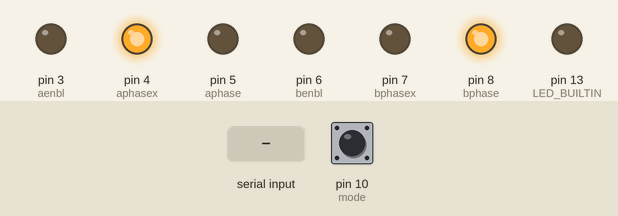
Simulated run of this sketch. Board: Arduino Nano, built with avr-gcc and run on an emulated ATmega328P. Shown: output pins drawn as LEDs (lit = HIGH). Inputs (shaded band) come from the test bench; at power-on: pin 10 (mode) LOW. What the sketch prints to the serial monitor is not drawn.

Above: at 1.7 s.
1.8 s: "F" received over Serial
At 3.0 s:
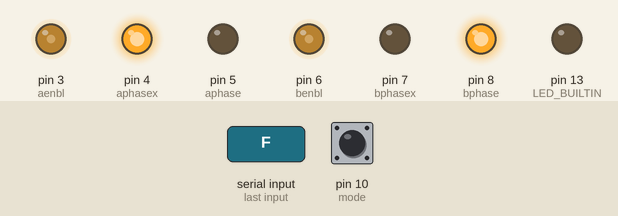
3.3 s: "B" received over Serial
At 4.5 s:
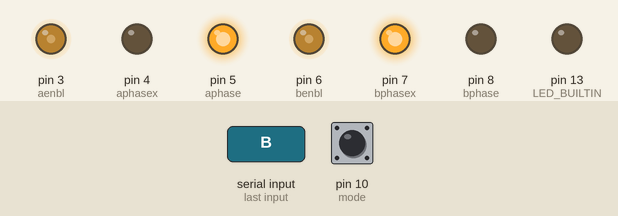
4.8 s: pin 10 (mode) pulled HIGH for 0.15 s
At 5.6 s:
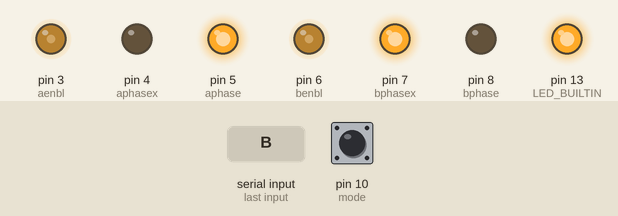
Timing chart, 0 to 16.7 s (numbered marks = the images above; inputs shaded):
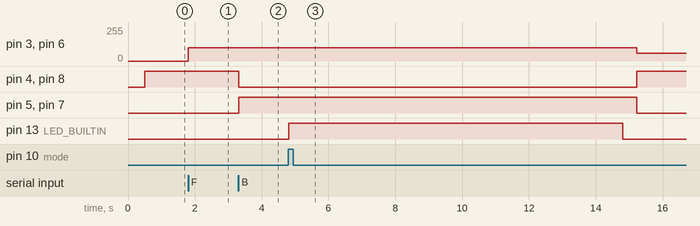

The sketch:

line_follower_2.ino
```cpp
#include <QTRSensors.h>
QTRSensors qtr;
const uint8_t SensorCount = 8;
uint16_t sensorValues[SensorCount];

float Kp = 2.0; //set up the constants value
float Ki = 0.18;
float Kd = 0.35;
int P;
int I;
int D;

int lastError = 0;

//Increasing the maxspeed can damage the motors - at a value of 255 the 6V motors will receive 7,4 V
const uint8_t maxspeeda = 60;
const uint8_t maxspeedb = 60;
const uint8_t basespeeda = 100;
const uint8_t basespeedb = 100;

//Set up the drive motor carrier pins
int bphasex=7;
int bphase = 8;
int benbl = 6;

int aphase = 5;
int aphasex=4;
int aenbl = 3;

int mode=10;

char t;

boolean Ok = false;
void setup() {
  Serial.begin(9600);
  qtr.setTypeAnalog();
  //Set up the sensor array pins
  qtr.setSensorPins((const uint8_t[]){A0, A1, A2, A3, A4, A5, A6, A7}, SensorCount);
  qtr.setEmitterPin(2);//LEDON PIN

  pinMode(aphasex, OUTPUT);
  pinMode(aphase, OUTPUT);
  pinMode(aenbl, OUTPUT);
  pinMode(bphase, OUTPUT);
  pinMode(bphasex, OUTPUT);
  pinMode(benbl, OUTPUT);

  pinMode(mode, INPUT);


  delay(500);
  pinMode(LED_BUILTIN, OUTPUT);


  forward_brake(0, 0);
}

void calibration() {
  digitalWrite(LED_BUILTIN, HIGH);
  for (uint16_t i = 0; i < 400; i++)
  {
    qtr.calibrate();
  }
  digitalWrite(LED_BUILTIN, LOW);
}

void loop() {
  int Mode=digitalRead(mode);
  if(Mode==1){
    while (Ok == false) { //the loop won't start until the robot is calibrated
      calibration(); //calibrate the robot for 10 seconds
      Ok = true;
  }
    PID_control();
     Serial.println("Maze robot");
  }
  else{
    Serial.println("BLE robot");
    if(Serial.available()){
  t = Serial.read();
  Serial.println(t);
  if(t == 'F'){            //move forward(all motors rotate in forward direction)
  forward();
}

else if(t == 'B'){
  back();
}
else if(t == 'L'){
  left();
}
else if(t == 'R'){
  right();
}
else if(t == 'S'){
  stops();
}
}
  }
  /*
  else {
    forward_brake(0,0);
  }*/
}
void forward_brake(int posa, int posb) {
  //set the appropriate values for aphase and bphase so that the robot goes straight
  digitalWrite(aphase, LOW);
  digitalWrite(aphasex, HIGH);
  digitalWrite(bphase, HIGH);
  digitalWrite(bphasex, LOW);
  analogWrite(aenbl, posa);
  analogWrite(benbl, posb);
}
void forward() {
  //set the appropriate values for aphase and bphase so that the robot goes straight
  digitalWrite(aphase, LOW);
  digitalWrite(aphasex, HIGH);
  digitalWrite(bphase, HIGH);
  digitalWrite(bphasex, LOW);
  analogWrite(aenbl, 100);
  analogWrite(benbl, 100);
}
void back() {
  //set the appropriate values for aphase and bphase so that the robot goes straight
  digitalWrite(aphase, HIGH);
  digitalWrite(aphasex, LOW);
  digitalWrite(bphase, LOW);
  digitalWrite(bphasex, HIGH);
  analogWrite(aenbl, 100);
  analogWrite(benbl, 100);
}
void left() {
  //set the appropriate values for aphase and bphase so that the robot goes straight
  digitalWrite(aphase, LOW);
  digitalWrite(aphasex, HIGH);
  digitalWrite(bphase, HIGH);
  digitalWrite(bphasex, LOW);
  analogWrite(aenbl, 0);
  analogWrite(benbl, 100);
}
void right() {
  //set the appropriate values for aphase and bphase so that the robot goes straight
  digitalWrite(aphase, LOW);
  digitalWrite(aphasex, HIGH);
  digitalWrite(bphase, HIGH);
  digitalWrite(bphasex, LOW);
  analogWrite(aenbl, 100);
  analogWrite(benbl, 0);
}
void stops() {
  //set the appropriate values for aphase and bphase so that the robot goes straight
  digitalWrite(aphase, HIGH);
  digitalWrite(aphasex, LOW);
  digitalWrite(bphase, LOW);
  digitalWrite(bphasex, HIGH);
  analogWrite(aenbl, 0);
  analogWrite(benbl, 0);
}
void PID_control() {
  uint16_t position = qtr.readLineBlack(sensorValues);

  // print the sensor values as numbers from 0 to 1000, where 0 means maximum
  // reflectance and 1000 means minimum reflectance, followed by the line
  // position
  for (uint8_t i = 0; i < SensorCount; i++)
  {
    Serial.print(sensorValues[i]);
    delay(50);
    Serial.print('\t');
  }
  Serial.println(position);
  int error = 3500 - position;

  P = error;
  I = I + error;
  D = error - lastError;
  lastError = error;
  int motorspeed = P*Kp + I*Ki + D*Kd;

  int motorspeeda = basespeeda + motorspeed;
  int motorspeedb = basespeedb - motorspeed;

  if (motorspeeda > maxspeeda) {
    motorspeeda = maxspeeda;
  }
  if (motorspeedb > maxspeedb) {
    motorspeedb = maxspeedb;
  }
  if (motorspeeda < 0) {
    motorspeeda = 0;
  }
  if (motorspeedb < 0) {
    motorspeedb = 0;
  }
  // Serial.print(motorspeed);Serial.print(" ");Serial.print(motorspeeda);Serial.print(" ");Serial.println(motorspeedb);
  forward_brake(motorspeeda, motorspeedb);

}
```

Measured:
- after the input at 1.8 s, pin 3 (aenbl), pin 6 (benbl): 0/255 → 100/255 at once
- after the input at 3.3 s, pin 4 (aphasex), pin 8 (bphase): HIGH → LOW at once; pin 5 (aphase), pin 7 (bphasex): LOW → HIGH at once
- after the input at 4.8 s, pin 3 (aenbl), pin 6 (benbl): 100/255 → 60/255 after 10.4 s; pin 4 (aphasex), pin 8 (bphase): LOW → HIGH after 10.4 s; pin 5 (aphase), pin 7 (bphasex): HIGH → LOW after 10.4 s; pin 13 (LED_BUILTIN): LOW → HIGH at once, → LOW 10.0 s later
